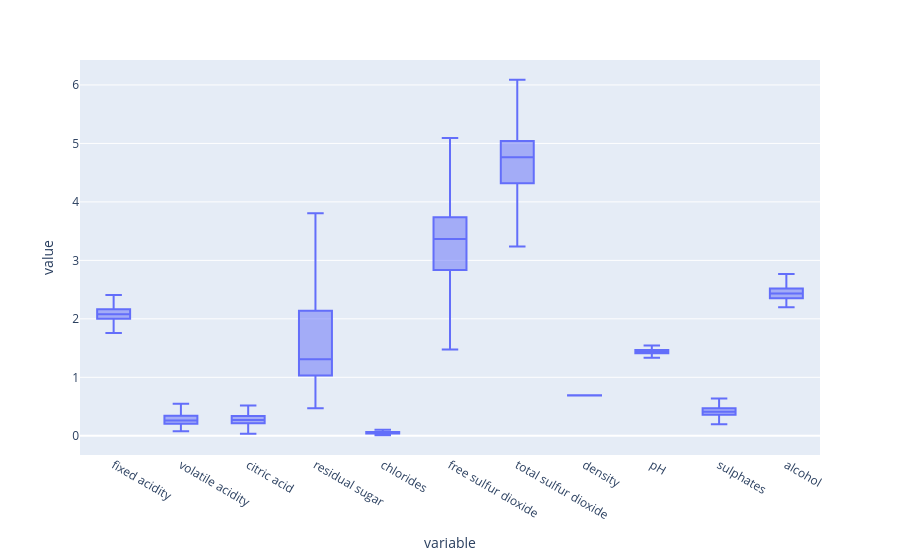

Write notebook code for a chart like this one.
### Code cell
numeric_cols =df.select_dtypes(include="number").columns.drop("quality")
fig = px.box(df,y=numeric_cols)
fig.show()

### Figure 1 — Plotly figure (JSON) as saved in the notebook; plotly's stock layout.template omitted (floating-point values rounded to 4 significant figures; data arrays with more than 128 entries replaced by an {"elided": "..."} marker saying what was removed)
{"data": [{"alignmentgroup": "True", "hovertemplate": "variable=%{x}<br>value=%{y}<extra></extra>", "legendgroup": "", "marker": {"color": "#636efa"}, "name": "", "notched": false, "offsetgroup": "", "orientation": "v", "showlegend": false, "type": "box", "x": {"elided": "58520 str values"}, "x0": " ", "xaxis": "x", "y": {"elided": "58520 float values"}, "y0": " ", "yaxis": "y"}], "layout": {"boxmode": "group", "legend": {"tracegroupgap": 0}, "margin": {"t": 60}, "xaxis": {"anchor": "y", "domain": [0, 1], "title": {"text": "variable"}}, "yaxis": {"anchor": "x", "domain": [0, 1], "title": {"text": "value"}}}}
